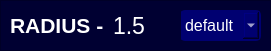
  <widget class="QFrame" name="frame_10">
   <property name="geometry">
    <rect>
     <x>850</x>
     <y>820</y>
     <width>271</width>
     <height>51</height>
    </rect>
   </property>
   <property name="styleSheet">
    <string notr="true">background-color: rgb(0, 0, 50)</string>
   </property>
   <property name="frameShape">
    <enum>QFrame::StyledPanel</enum>
   </property>
   <property name="frameShadow">
    <enum>QFrame::Raised</enum>
   </property>
   <widget class="QLabel" name="label_24">
    <property name="geometry">
     <rect>
      <x>10</x>
      <y>10</y>
      <width>111</width>
      <height>31</height>
     </rect>
    </property>
    <property name="styleSheet">
     <string notr="true"/>
    </property>
    <property name="text">
     <string>&lt;html&gt;&lt;head/&gt;&lt;body&gt;&lt;p&gt;&lt;span style=&quot; font-size:16pt; font-weight:600; color:#ffffff;&quot;&gt;RADIUS -&lt;/span&gt;&lt;/p&gt;&lt;/body&gt;&lt;/html&gt;</string>
    </property>
   </widget>
   <widget class="QComboBox" name="comboBox_4">
    <property name="geometry">
     <rect>
      <x>180</x>
      <y>10</y>
      <width>81</width>
      <height>31</height>
     </rect>
    </property>
    <property name="font">
     <font>
      <pointsize>12</pointsize>
     </font>
    </property>
    <property name="cursor">
     <cursorShape>PointingHandCursor</cursorShape>
    </property>
    <property name="styleSheet">
     <string notr="true">color: white;
border-width: 2px;
border-style: solid;
border-color:  rgb(0, 0, 113);
border-radius: 5px;
background-color: rgb(0, 0, 113);</string>
    </property>
    <item>
     <property name="text">
      <string>default</string>
     </property>
    </item>
    <item>
     <property name="text">
      <string>cm</string>
     </property>
    </item>
    <item>
     <property name="text">
      <string>mm</string>
     </property>
    </item>
   </widget>
   <widget class="QLineEdit" name="lineEdit_4">
    <property name="geometry">
     <rect>
      <x>110</x>
      <y>10</y>
      <width>71</width>
      <height>31</height>
     </rect>
    </property>
    <property name="font">
     <font>
      <family>Microsoft YaHei UI</family>
      <pointsize>17</pointsize>
     </font>
    </property>
    <property name="styleSheet">
     <string notr="true">color: white;
background-color: rgb(0, 0, 50);
border-width: 1px;
border-style: solid;
border-color:  rgb(0, 0, 50);
</string>
    </property>
    <property name="text">
     <string>1.5</string>
    </property>
   </widget>
  </widget>
